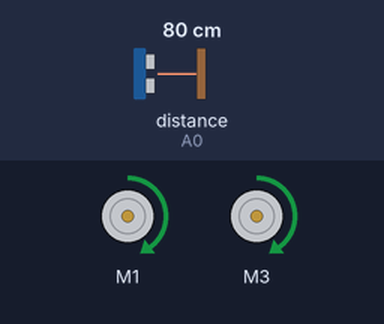
The sketch below on a simulated Arduino Uno, built with avr-gcc and run on an emulated ATmega328P. Parts: 2 × DC motor (green arrow = forward, orange = backward, longer = faster). Wiring (inferred from the names in the program): ultrasonic range finder: trigger A1; echo A0. Inputs (shaded band) come from the test bench; at power-on: distance to the obstacle (sensor on A0) 80 cm. The echo pulse lasts 58.3 µs per cm.

Above: at 6.2 s.
6.3 s: distance to the obstacle (sensor on A0) set to 2 cm
At 7.1 s:
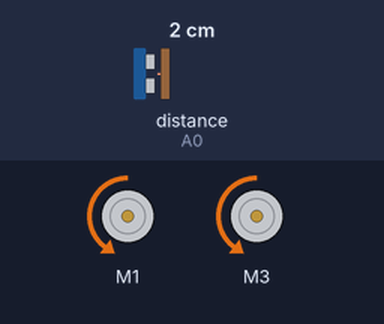
At 8.8 s:
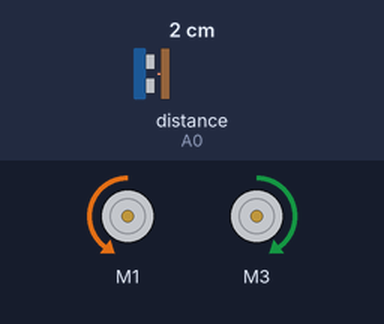
9.3 s: distance to the obstacle (sensor on A0) set to 18 cm
12.3 s: distance to the obstacle (sensor on A0) set to 4 cm
At 13.9 s:
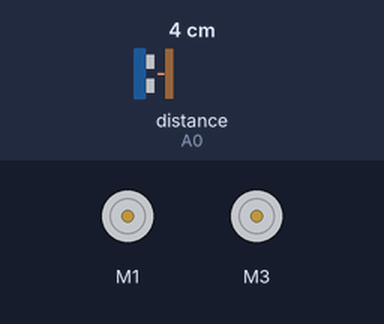
Timing chart, 0 to 21.3 s (numbered marks = the images above; inputs shaded):
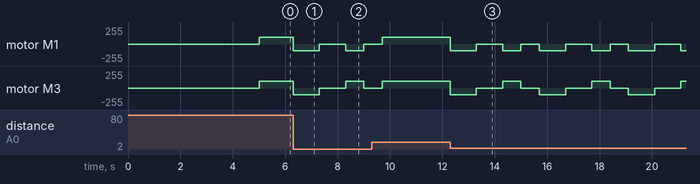

Measured:
- after the input at 6.3 s, motor M1: forward 100/255 → backward 100/255 at once, → stopped 1.0 s later, → backward 100/255 1.0 s later, → stopped 0.70 s later; motor M3: forward 100/255 → backward 100/255 at once, → stopped 1.0 s later, → forward 100/255 1.0 s later, → stopped 0.70 s later
- after the input at 12.3 s, motor M1: forward 100/255 → backward 100/255 at once, then repeats every 3.4 s: stopped 1.0 s, backward 100/255 0.70 s, stopped 0.70 s, backward 100/255 1.0 s; motor M3: forward 100/255 → backward 100/255 at once, then repeats every 3.4 s: stopped 1.0 s, forward 100/255 0.70 s, stopped 0.70 s, backward 100/255 1.0 s

The sketch:

GroundRoverAndHCSR04SonarStopRotate.ino
```cpp
// GroundRoverAndHCSR04SonarStopRotate.ino
// Ground Rover Detecting Collisions with an Ultrasonic Distance Sensor.
#include <AFMotor.h> // Adafruit Motor Shield V1 must be stacked on the UNO.

// Set up instances of each motor
AF_DCMotor motor1(1); // Motors 1 & 2 are located together. Left Side.
AF_DCMotor motor2(3); // Motors 3 & 4 are located together. Right Side.

// Set up ultrasonic sensor variables for HC-SR04 Ultrasonic Sensor.
const int trigPin = A1; //Trigger Pin.
const int echoPin = A0; // Echo Pin.
long pingDuration = 0; // Initialize duration variable.
int distance = 0; // Initialize distance variable.

boolean crash = false; // Initialize crash variable.

void checkDistance()
{
  digitalWrite(trigPin, LOW);// Clears the trigPin
  delayMicroseconds(2);

  digitalWrite(trigPin, HIGH);  // Sets the trigPin on HIGH state for 10 micro seconds
  delayMicroseconds(10);
  digitalWrite(trigPin, LOW);

  pingDuration = pulseIn(echoPin, HIGH);// Reads the echoPin, returns the sound wave travel time in microseconds

  // Calculating the distance:
  // Duration x Speed of Sound (0.034cm/microsecond)->343m/s @ 20°C.
  //        --------------
  //                 2         (out and back).
  distance = pingDuration * 0.034 / 2;
  if (distance < 10) // crash distance is 5 cm or less
  {
    crash = true;
  }
}

void goBackward(int speed, int duration)
{
  motor1.setSpeed(speed);
  motor2.setSpeed(speed);
  motor1.run(BACKWARD);
  motor2.run(BACKWARD);
  delay(duration);
  motor1.run(RELEASE);
  motor2.run(RELEASE);
  delay(duration);
}

void spinCounterClockwise(int speed, int duration)
{
  motor1.setSpeed(speed);
  motor2.setSpeed(speed);
  motor1.run(BACKWARD);
  motor2.run(FORWARD);
  delay(duration);
  motor1.run(RELEASE);
  motor2.run(RELEASE);
  delay(duration);
}

void goForward(int speed, int duration)
{
  long a, b;
  boolean move = true;
  a = millis();
  do
  {
    checkDistance();
    if (crash == false)
    {
      motor1.setSpeed(speed);
      motor2.setSpeed(speed);
      motor1.run(FORWARD);
      motor2.run(FORWARD);
    }
    if (crash == true)
    {
      goBackward(100, 1000);
      spinCounterClockwise(100, 700);
      crash = false;
    }
    b = millis() - a;
    if (b >= duration)
    {
      move = false;
    }
  }
  while (move != false);
  // stop motors
  motor1.run(RELEASE);
  motor2.run(RELEASE);
}

void setup()
{
  pinMode(trigPin, OUTPUT); //Sets the trigPin as an Output
  pinMode(echoPin, INPUT); //Sets the echoPin as an Input
  delay(5000);
}

void loop()
{
  goForward(100, 1000);
}
```
